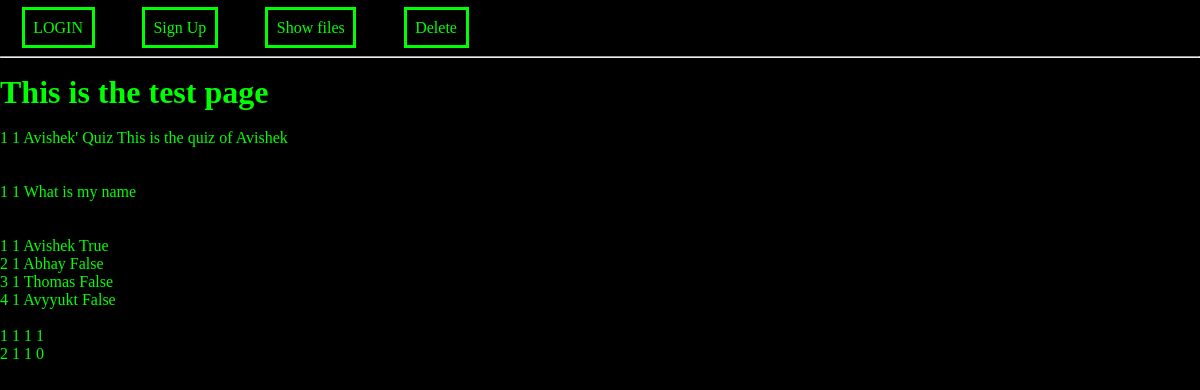
/test, run on an earlier commit of the app's database.
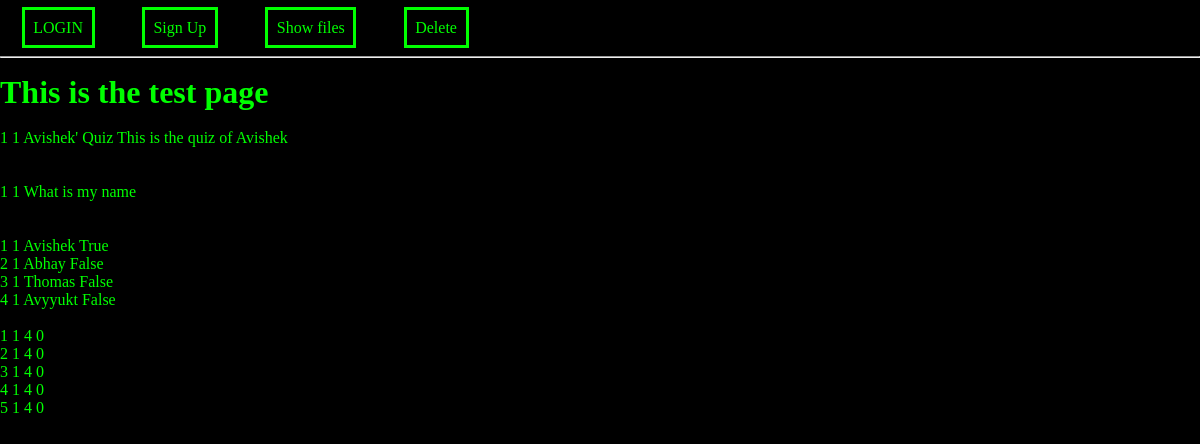
And on a later commit of the database.
### website/models.py (models this page shows)
class Quiz(db.Model):
    __tablename__ = 'quizzes'
    quiz_id = db.Column(db.Integer, primary_key=True)
    user_id = db.Column(db.Integer, db.ForeignKey('users.id'))
    quiz_title = db.Column(db.String)
    quiz_description = db.Column(db.String)
    user = db.relationship("User")

class Question(db.Model):
    __tablename__ = 'questions'
    question_id = db.Column(db.Integer, primary_key=True)
    quiz_id = db.Column(db.Integer, db.ForeignKey('quizzes.quiz_id'))
    question_text = db.Column(db.String)
    quiz = db.relationship("Quiz")

class Option(db.Model):
    __tablename__ = 'options'
    option_id = db.Column(db.Integer, primary_key=True)
    question_id = db.Column(db.Integer, db.ForeignKey('questions.question_id'))
    option_text = db.Column(db.String)
    is_correct = db.Column(db.Boolean)
    question = db.relationship("Question")

class Score(db.Model):
    __tablename__ = 'score'
    id = db.Column(db.Integer, primary_key=True)
    quiz_id = db.Column(db.Integer)
    user_id = db.Column(db.Integer)
    user_score = db.Column(db.Integer)

### website/views.py (the view)
@views.route('/test')
def test():
    query1 = User.query.all()
    query2 = Quiz.query.all()
    query3 = Question.query.all()
    query4 = Option.query.all()
    query5 = Score.query.all()
    return render_template('test.html', message1 = query1 , message2 = query2,message3 = query3,message4 = query4, message5 = query5 , user = current_user)

### website/templates/test.html (shortened to what this page needs)
{%extends "base.html"%}
{%block content%}
<h1>This is the test page</h1>
<br>
{% for x in message2 %}
    {{x.quiz_id}}
    {{x.user_id}}
    {{x.quiz_title}}
    {{x.quiz_description}}
    <br>
{%endfor%}
<br>
<br>
{% for x in message3 %}
    {{x.question_id}}
    {{x.quiz_id}}
    {{x.question_text}}
    <br>
{%endfor%}
<br>
<br>
{% for x in message4 %}
    {{x.option_id}}
    {{x.question_id}}
    {{x.option_text}}
    {{x.is_correct}}
    <br>
{%endfor%}
<br>
{% for x in message5 %}
    {{x.id}}
    {{x.quiz_id}}
    {{x.user_id}}
    {{x.user_score}}
    <br>
{%endfor%}
<br>
{%endblock%}

### website/templates/base.html (shortened to what this page needs)
  <!DOCTYPE html>
<html lang="en">
  <head>
    <link rel="stylesheet" href= "{{ url_for('static',filename='styles/base.css') }}">
  </head>
  <body>
        <nav class="navbar" id="navbar">
            <div class="link_container">
              <p>
              {% if user.is_authenticated %}
              <a class="nav-item nav-link" id="home" href="/">HOME</a>
              <a class="nav-item nav-link" id="logout" href="/logout">LOGOUT</a>
              <a class="nav-item" id="quizmaker" href="/quizmaker">MAKE QUIZ</a>
              <a class="nav-item nav-link" id="profile" href="/profile/my_profile">My profile</a>
                {%else%}
                <a class="nav-item nav-link" id="login" href="/login">LOGIN</a>
                <a class="nav-item nav-link" id="signUp" href="/sign-up">Sign Up</a>
                {%endif%}
                <a class="nav-item nav-link" id="test" href="/test">Show files</a>
                <a class="nav-item nav-link" id="delete" href="/delete">Delete</a>
              </p>
            </div>
        </nav>
        <hr style="margin-bottom: 2vh;"/>
    <div class="container">
    {% block content%}
    {%endblock%}
    </div>
  </body>
</html>

### website/static/styles/base.css (style rules this page uses)
* { margin: 0; padding: 0; color: rgb(0, 255, 0); }
body { background-color: rgb(0, 0, 0); }
.navbar { background-color: rgb(0, 0, 0); height: 7vh; display: flex; align-items: center; }
.link_container { width: 60%; }
.nav-item { margin:3%; padding: 1.2%; height: ; border: solid rgb(0, 255, 0); }
a { text-decoration: none; }

What changed in the data, as far as the page shows it:
changed Score id 1: user_id "1" → "4"; user_score "1" → "0"
changed Score id 2: user_id "1" → "4"
added Score: id "3", quiz_id "1", user_id "4", user_score "0"
added Score: id "4", quiz_id "1", user_id "4", user_score "0"
added Score: id "5", quiz_id "1", user_id "4", user_score "0"
